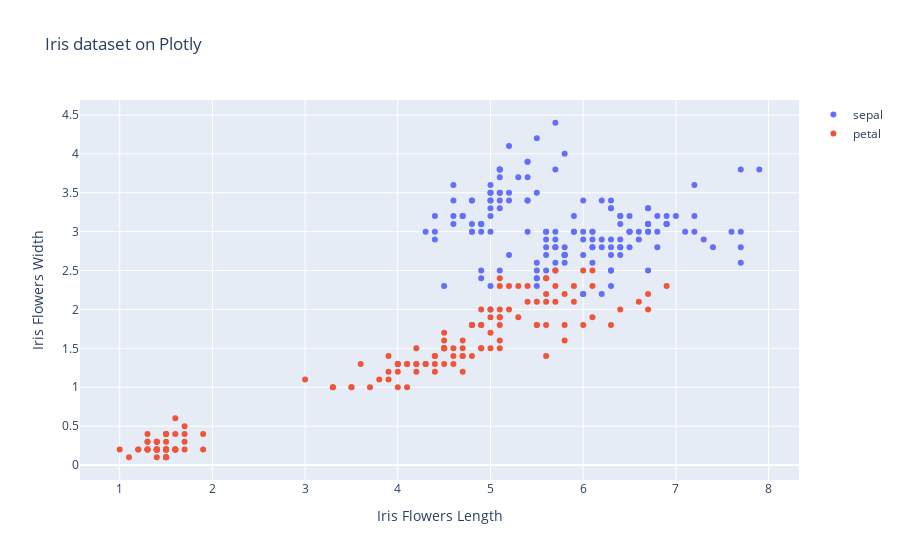

Here is the notebook cell this chart was saved with:
### Code cell
fig = go.Figure()
fig.add_trace(go.Scatter(x=df_iris['sepal_length'], y=df_iris['sepal_width'], mode='markers', name='sepal'))
fig.add_trace(go.Scatter(x=df_iris['petal_length'], y=df_iris['petal_width'], mode='markers', name='petal'))
fig.update_layout(
    title='Iris dataset on Plotly',
    xaxis_title='Iris Flowers Length',
    yaxis_title='Iris Flowers Width',    
)
fig.show()

### Figure 1 — Plotly figure (JSON) as saved in the notebook; plotly's stock layout.template omitted (floating-point values rounded to 4 significant figures; data arrays with more than 128 entries replaced by an {"elided": "..."} marker saying what was removed)
{"data": [{"mode": "markers", "name": "sepal", "type": "scatter", "x": {"elided": "150 float values"}, "y": {"elided": "150 float values"}}, {"mode": "markers", "name": "petal", "type": "scatter", "x": {"elided": "150 float values"}, "y": {"elided": "150 float values"}}], "layout": {"title": {"text": "Iris dataset on Plotly"}, "xaxis": {"title": {"text": "Iris Flowers Length"}}, "yaxis": {"title": {"text": "Iris Flowers Width"}}}}
